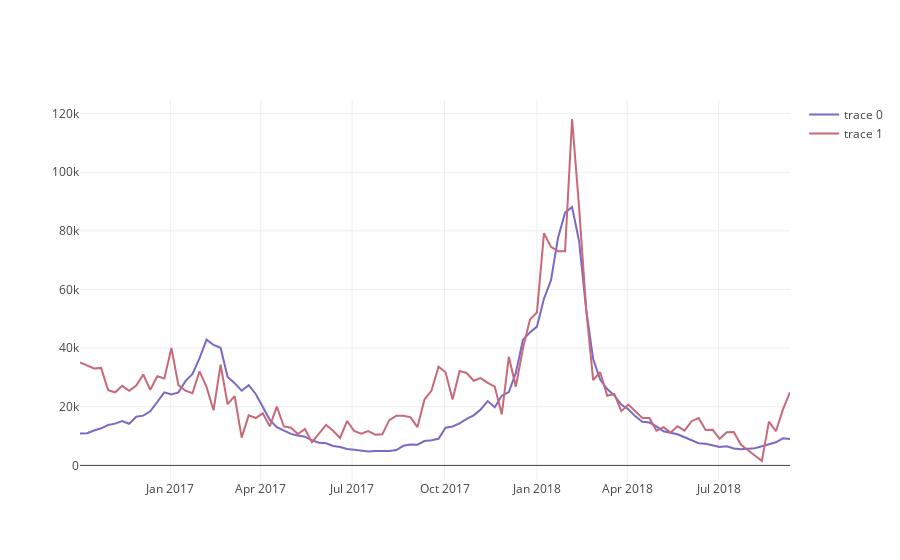

Notebook source saved alongside this figure:
### Code cell
trace1 = go.Scatter(x=cdc_df['Date'], y=cdc_df['ILITOTAL'],
                       line = dict(
                            color = '#7A69C7',
                            width = 2,))
trace2 = go.Scatter(x=twitter_df['date'], y=twitter_df['count'],
                            line = dict(
                            color = '#C76977',
                            width = 2,))
data = [trace1, trace2]
plotly.offline.iplot(data)
